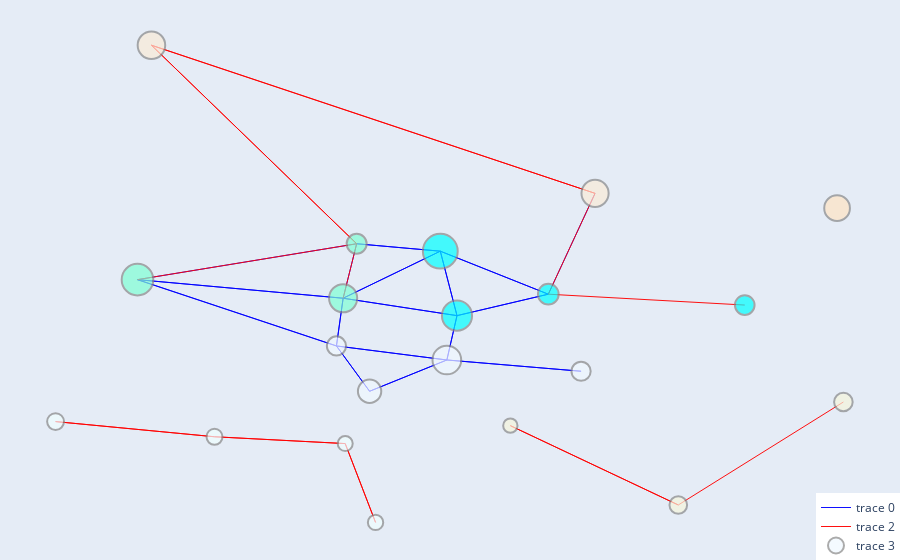

Notebook code cell kept with this figure:
### Code cell
plot_communities(G3, positions, nx.community.louvain_communities(G3), edge_colors, edge_widths, var_of_interest)

### Figure 1 — Plotly figure (JSON) as saved in the notebook; plotly's stock layout.template omitted (floating-point values rounded to 4 significant figures)
{"data": [{"hoverinfo": "none", "line": {"color": "blue", "width": 0.9387}, "mode": "lines", "type": "scatter", "x": [-3.705, -3.705, null, -3.705, -3.697, null, -3.705, -3.676, null, -3.705, -3.704, null, -3.705, -3.757, null, -3.697, -3.705, null, -3.697, -3.697, null, -3.697, -3.676, null, -3.676, -3.705, null, -3.676, -3.697, null, -3.676, -3.676, null, -3.676, -3.674, null, -3.676, -3.641, null, -3.704, -3.705, null, -3.704, -3.674, null, -3.704, -3.678, null, -3.704, -3.7, null, -3.704, -3.704, null, -3.704, -3.757, null, -3.757, -3.705, null, -3.757, -3.7, null, -3.757, -3.704, null, -3.757, -3.757, null, -3.674, -3.676, null, -3.674, -3.674, null, -3.674, -3.678, null, -3.674, -3.704, null, -3.674, -3.65, null, -3.641, -3.676, null, -3.641, -3.641, null, -3.678, -3.674, null, -3.678, -3.678, null, -3.678, -3.7, null, -3.678, -3.704, null, -3.678, -3.65, null, -3.65, -3.674, null, -3.65, -3.678, null, -3.65, -3.65, null, -3.65, -3.638, null, -3.7, -3.678, null, -3.7, -3.7, null], "y": [40.42, 40.42, null, 40.42, 40.4, null, 40.42, 40.41, null, 40.42, 40.44, null, 40.42, 40.45, null, 40.4, 40.42, null, 40.4, 40.4, null, 40.4, 40.41, null, 40.41, 40.42, null, 40.41, 40.4, null, 40.41, 40.41, null, 40.41, 40.43, null, 40.41, 40.41, null, 40.44, 40.42, null, 40.44, 40.43, null, 40.44, 40.46, null, 40.44, 40.46, null, 40.44, 40.44, null, 40.44, 40.45, null, 40.45, 40.42, null, 40.45, 40.46, null, 40.45, 40.44, null, 40.45, 40.45, null, 40.43, 40.41, null, 40.43, 40.43, null, 40.43, 40.46, null, 40.43, 40.44, null, 40.43, 40.44, null, 40.41, 40.41, null, 40.41, 40.41, null, 40.46, 40.43, null, 40.46, 40.46, null, 40.46, 40.46, null, 40.46, 40.44, null, 40.46, 40.44, null, 40.44, 40.43, null, 40.44, 40.46, null, 40.44, 40.44, null, 40.44, 40.48, null, 40.46, 40.46, null, 40.46, 40.46, null]}, {"hoverinfo": "none", "line": {"color": "green", "width": 0.9387}, "mode": "lines", "type": "scatter", "x": [], "y": []}, {"hoverinfo": "none", "line": {"color": "red", "width": 0.9387}, "mode": "lines", "type": "scatter", "x": [-3.7, -3.704, null, -3.7, -3.754, null, -3.7, -3.757, null, -3.754, -3.7, null, -3.754, -3.754, null, -3.754, -3.638, null, -3.638, -3.754, null, -3.638, -3.65, null, -3.638, -3.638, null, -3.779, -3.779, null, -3.779, -3.737, null, -3.737, -3.779, null, -3.737, -3.737, null, -3.737, -3.703, null, -3.703, -3.737, null, -3.703, -3.703, null, -3.703, -3.695, null, -3.695, -3.703, null, -3.695, -3.695, null, -3.66, -3.66, null, -3.66, -3.616, null, -3.616, -3.66, null, -3.616, -3.616, null, -3.573, -3.616, null, -3.573, -3.573, null, -3.599, -3.65, null, -3.599, -3.599, null, -3.575, -3.575, null], "y": [40.46, 40.44, null, 40.46, 40.54, null, 40.46, 40.45, null, 40.54, 40.46, null, 40.54, 40.54, null, 40.54, 40.48, null, 40.48, 40.54, null, 40.48, 40.44, null, 40.48, 40.48, null, 40.39, 40.39, null, 40.39, 40.38, null, 40.38, 40.39, null, 40.38, 40.38, null, 40.38, 40.38, null, 40.38, 40.38, null, 40.38, 40.38, null, 40.38, 40.34, null, 40.34, 40.38, null, 40.34, 40.34, null, 40.38, 40.38, null, 40.38, 40.35, null, 40.35, 40.38, null, 40.35, 40.35, null, 40.39, 40.35, null, 40.39, 40.39, null, 40.43, 40.44, null, 40.43, 40.43, null, 40.48, 40.48, null]}, {"hoverinfo": "text", "marker": {"color": ["aliceblue", "aliceblue", "aliceblue", "aquamarine", "aquamarine", "aqua", "aliceblue", "aqua", "aqua", "aquamarine", "antiquewhite", "antiquewhite", "azure", "azure", "azure", "azure", "beige", "beige", "beige", "aqua", "bisque"], "line": {"color": "#888", "width": 2}, "size": [19.18, 23.35, 28.72, 28.14, 31.6, 30.11, 19.21, 34.84, 20.66, 20.0, 27.56, 27.16, 16.89, 16.02, 15.01, 15.34, 14.34, 17.64, 18.57, 19.66, 25.7]}, "mode": "markers", "text": ["Node 2807901", "Node 2807902", "Node 2807903", "Node 2807907", "Node 2807909", "Node 2807904", "Node 2807914", "Node 2807905", "Node 2807915", "Node 2807906", "Node 2807908", "Node 2807916", "Node 2807910", "Node 2807911", "Node 2807912", "Node 2807917", "Node 2807913", "Node 2807918", "Node 2807919", "Node 2807920", "Node 2807921"], "type": "scatter", "x": [-3.705, -3.697, -3.676, -3.704, -3.757, -3.674, -3.641, -3.678, -3.65, -3.7, -3.754, -3.638, -3.779, -3.737, -3.703, -3.695, -3.66, -3.616, -3.573, -3.599, -3.575], "y": [40.42, 40.4, 40.41, 40.44, 40.45, 40.43, 40.41, 40.46, 40.44, 40.46, 40.54, 40.48, 40.39, 40.38, 40.38, 40.34, 40.38, 40.35, 40.39, 40.43, 40.48]}], "layout": {"hovermode": "closest", "legend": {"x": 1, "xanchor": "right", "y": 0, "yanchor": "bottom"}, "margin": {"b": 0, "l": 0, "r": 0, "t": 0}, "showlegend": true, "xaxis": {"showgrid": false, "showticklabels": false, "zeroline": false}, "yaxis": {"showgrid": false, "showticklabels": false, "zeroline": false}}}
